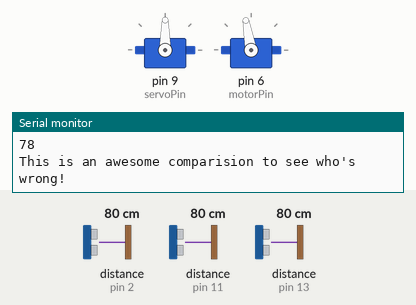
The sketch below on a simulated Arduino Uno, built with avr-gcc and run on an emulated ATmega328P. Parts: 2 × servo, the last lines printed to the serial monitor. Wiring (inferred from the names in the program): 3 × ultrasonic range finder: trigger pin 3, echo pin 2 / trigger pin 10, echo pin 11 / trigger pin 12, echo pin 13. The inputs (shaded band) are chosen by the test bench; at power-on: distance to the obstacle (sensors on pin 13, pin 2, pin 11) 80 cm. The echo pulse lasts 58.3 µs per cm.

Above: at 1.35 s.
1.6 s: distance to the obstacle (sensor on pin 13) set to 97 cm
5.1 s: distance to the obstacle (sensor on pin 13) set to 104 cm
At 7.4 s:
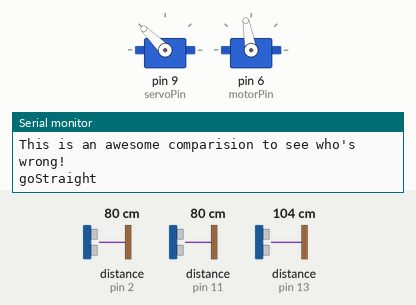
8.6 s: distance to the obstacle (sensor on pin 2) set to 45 cm
12.1 s: distance to the obstacle (sensor on pin 2) set to 38 cm
At 18.5 s:
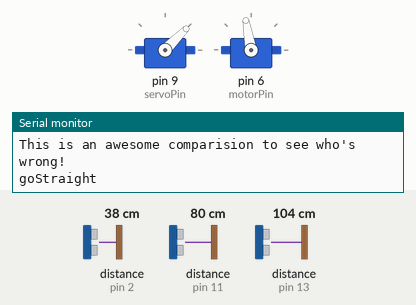
Timing chart, 0 to 18.8 s (numbered marks = the images above; inputs shaded):
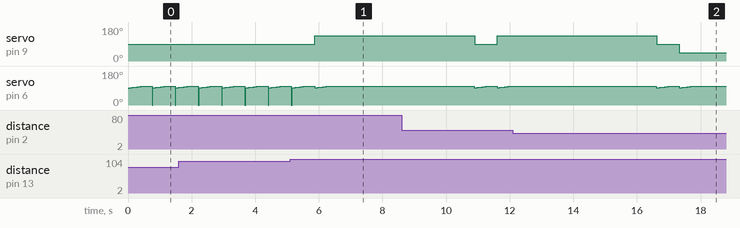

The sketch:

Autonomous_boat_code.ino
```cpp
#include <Servo.h> //Include the Servo library
const int trigPinFront=12; //Trig is plugged into 12, Yellow Wires
const int echopinFront=13; //Echo is plugged into 13, Yellow Wires
const int trigPinLeft=10;  //TrigLeft is plugged into 10, Blue Wires
const int echopinLeft=11;  //EchoLeft is plugged into 11, Blue Wires
const int servoPin=9;      //Servo is plugged into 9
const int trigPinRight=3;  //TrigRight is plugged into 3
const int echopinRight=2;  //EchoRight is plugged into 2
Servo myServo;
Servo motor;
const int motorPin = 6;
const int restPoint = 1480;

void setup()
{
  Serial.begin(9600);
  pinMode(trigPinFront,OUTPUT);
  pinMode(echopinFront,INPUT);
  pinMode(trigPinLeft,OUTPUT);
  pinMode(echopinLeft,INPUT);
  pinMode(trigPinRight,OUTPUT);
  pinMode(echopinRight,INPUT);
  myServo.attach(servoPin);  // attaches the servo on pin 9 to the servo object
  motor.attach(motorPin);
  Serial.println("we have just started the awesome programme!");
}

void loop()
{
  int shortestFront = checkDistance(trigPinFront, echopinFront);
  int shortestLeft = checkDistance(trigPinLeft, echopinLeft);
  int shortestRight = checkDistance(trigPinRight, echopinRight);

  Serial.println(shortestFront);
  Serial.println(shortestLeft);
  Serial.println(shortestRight);
  Serial.println("This is an awesome comparision to see who's wrong!");

  gostraight();

  if (shortestFront < 100){   //if the front distance of the cleaner to the wall is less than 100cm, it will execute the loop
    stopBoat(); //The boat will stop to reset rudder to 90 deg position and to shut down motor
  }
    //The boat will then proceed to turn. It is now deciding whether to turn left or turn right.
    else if (shortestRight < 40){   //If right distance of cleaner to wall is less than 40cm, it will turn left to avoid the wall.
        turnLeftBig();        //turning left in progress (may need to tweak delays to find the best time needed to acheive a 90deg turn
        Serial.println("shortest distance: " + shortestRight);
       }

    else if (shortestLeft <40){   //If left distance of cleaner to wall is less than 40cm, it will turn right to avoid the wall.
      turnRightBig();
   }

    else {                       //If in a hypothtetical situation where the boat is in the middle of no where with no SIDE walls as a guide to where it should turn, the boat will auto turn right in hopes to avoid thefront wall
      turnRightBig();
    }
}

int checkDistance(int trig, int echo)
{
  long duration;
  digitalWrite(trig,LOW);
  delayMicroseconds(2);
  digitalWrite(trig,HIGH);
  delayMicroseconds(10);
  digitalWrite(trig,LOW);
  duration=pulseIn(echo,HIGH);
  return (duration*0.034)/2;

}

void turnRightBig(){                  //Code for a Boat to make 90deg turn towards Right
  int i;
  myServo.write(135);               //May need to tweak angle
  for (i = 0; i <100; i++) {      //accelerating the brushless motor
    motor.write(restPoint+i);
    delay(5);                        //WARNING, this is untested and may be dangerous, because the motor will be accelerating faster than usual from 15 milliseconds to 5 milliseconds
  }
  delay(4500); //time for the motor to run at 1550         //Can be tweaked to find the best time needed to make the boat turn exactly at 90deg
  motor.write(restPoint);
   Serial.println("turnRight");
}

void turnLeftBig(){                  //Code for a Boat to make 90deg turn towards Left
  int i;
  myServo.write(45);               //May need to tweak angle
  for (i = 0; i <100; i++) {      //accelerating the brushless motor
    motor.write(restPoint+i);
    delay(5);          //WARNING, this is untested and may be dangerous, because the motor will be accelerating faster than usual from 15 milliseconds to 5 milliseconds
  }
  delay(4500); //time for the motor to run at 1550   //Can be tweaked to find the best time needed to make the boat turn exactly at 90deg
  motor.write(restPoint);
  Serial.println("turnLeft");
}


void gostraight(){
  int i;
  myServo.write(90);
  for (i = 0; i <100; i++) {      //accelerating the brushless motor
    motor.write(restPoint+i);
    delay(5);
    }
  delay(200); //time for the motor to run at 1550  //YeeKian cutdown from 5000 milliseconds to 200 milliseconds, so that the arduino can escape quickly from the code when needed to such as when it is quick approaching a wall.
  motor.write(restPoint);
  Serial.println("goStraight");
}

void stopBoat() {    //Instantaneous temporary stop of the boat in order to reset motor speed and rudder of boat (to be done before turns)
  motor.write (0); //assumption that restpoint = 0 means motor not moving
  myServo.write(90);
  Serial.println("stopBoat");
   }


/*


hello to future users! Please remember to check everything in your machines. Firstly, check whether dumb grammatical errors have  been destroyed. <<< This is especially important, just saying...
 */
```

Measured:
- the behaviour switches between 101 and 102 cm on distance to the obstacle (sensor on pin 13) (found by bisection; images 0 and 1)
- the behaviour switches between 41 and 40 cm on distance to the obstacle (sensor on pin 2) (found by bisection; images 1 and 2)
- after the input at 5.1 s, servo on pin 9 (servoPin): 90° → 135° after 0.77 s
